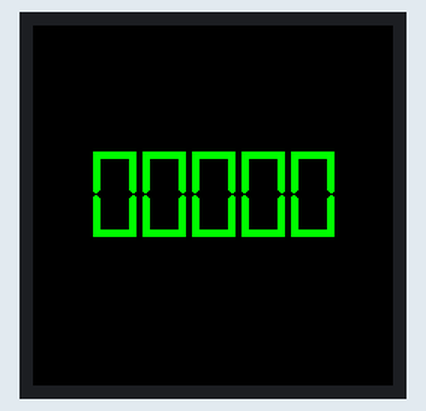
The program below on a simulated MicroPython board. Parts: 240×240 colour display. At 25.3 s the program stops and its outputs stay as they are.

Above: at 0.5 s.
At 1.5 s:
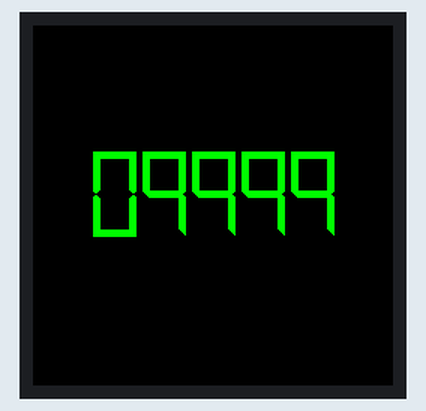
At 2.5 s:
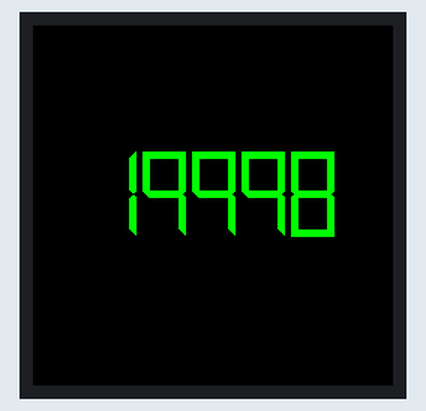
At 5.6 s:
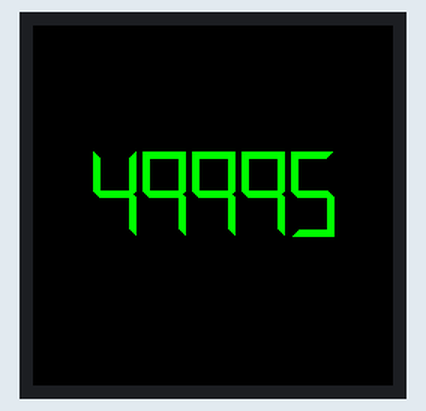
At 10.6 s:
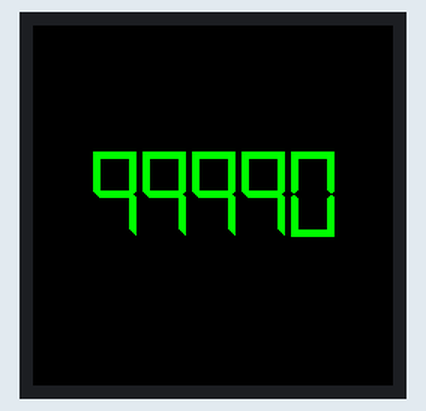
At 25.4 s:
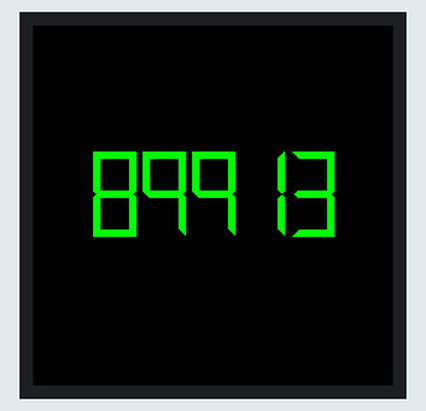

The program:

7SegmentFont.py
```python
'''
This is a demonstration program showing the implimentation of a
'7 Segment Font' to display a 6 digit number quickly on the
Waveshare 1.28" round LCD display with an SPI interface.

The best performance I found is with a driver (embeded in a custom
UF2 file) that was written in C.  This driver performs substantially
quicker than the standard offerings I found at Waveshare.  This is
a link to the Git page where I found it.  Also lots of other
good information there too.
https://github.com/russhughes/gc9a01_mpy

BLACK = const(0x0000)
BLUE = const(0x001F)
RED = const(0xF800)
GREEN = const(0x07E0)
CYAN = const(0x07FF)
MAGENTA = const(0xF81F)
YELLOW = const(0xFFE0)
WHITE = const(0xFFFF)
'''
from machine import Pin, SPI      #need pins and the SPI library
import gc9a01                     #load the embeded library that is in the UF2 file
from time import sleep            # used to slow things down a bit

spi = SPI(0, baudrate=60000000, sck=Pin(2), mosi=Pin(3)) #Configure and startup SPI interface
tft = gc9a01.GC9A01(
    spi,
    240,
    240,
    reset=Pin(26, Pin.OUT),
    cs=Pin(13, Pin.OUT),
    dc=Pin(21, Pin.OUT),
    backlight=Pin(14, Pin.OUT),
    rotation=0)
tft.init()

def Plot_Digit_At(X,Y,scale,Segments):
    Outline = gc9a01.GREEN            # Characters are 28 pixels wide by 56 pixels tall with scale of 1
    Core    = gc9a01.GREEN            # For each segment, set color based on ON or OFF
    if Segments[0] == 1:              # If segement is displayed it is ON so set to display color
        OutLineColor = Outline
        DigitColor   = Core
    elif Segments[0] == 0:           # If segment is not displayed, it is OFF so set to background color
        OutLineColor = gc9a01.BLACK
        DigitColor   = gc9a01.BLACK
    #Plot the lines that make up the segment
    x1 = 0 + X; y1 = -56 + Y; x2 = 28 + X; y2 = -56 + Y; tft.line(x1,y1,x2,y2,(OutLineColor))
    x1 = 1 + X; y1 = -55 + Y; x2 = 27 + X; y2 = -55 + Y; tft.line(x1,y1,x2,y2,(DigitColor))
    x1 = 2 + X; y1 = -54 + Y; x2 = 26 + X; y2 = -54 + Y; tft.line(x1,y1,x2,y2,(DigitColor))
    x1 = 3 + X; y1 = -53 + Y; x2 = 25 + X; y2 = -53 + Y; tft.line(x1,y1,x2,y2,(DigitColor))
    x1 = 4 + X; y1 = -52 + Y; x2 = 24 + X; y2 = -52 + Y; tft.line(x1,y1,x2,y2,(OutLineColor))
    if Segments[1] == 1:
        OutLineColor = Outline
        DigitColor   = Core
    elif Segments[1] == 0:
        OutLineColor = gc9a01.BLACK
        DigitColor   = gc9a01.BLACK
    x1 = 28 + X; y1 = -30 + Y; x2 = 28 + X; y2 = -56 + Y; tft.line(x1,y1,x2,y2,(OutLineColor))
    x1 = 27 + X; y1 = -29 + Y; x2 = 27 + X; y2 = -55 + Y; tft.line(x1,y1,x2,y2,(DigitColor))
    x1 = 26 + X; y1 = -28 + Y; x2 = 26 + X; y2 = -54 + Y; tft.line(x1,y1,x2,y2,(DigitColor))
    x1 = 25 + X; y1 = -29 + Y; x2 = 25 + X; y2 = -53 + Y; tft.line(x1,y1,x2,y2,(DigitColor))
    x1 = 24 + X; y1 = -30 + Y; x2 = 24 + X; y2 = -52 + Y; tft.line(x1,y1,x2,y2,(OutLineColor))
    if Segments[2] == 1:
        OutLineColor = Outline
        DigitColor   = Core
    elif Segments[2] == 0:
        OutLineColor = gc9a01.BLACK
        DigitColor   = gc9a01.BLACK
    x1 = 28 + X; y1 = -26 + Y; x2 = 28 + X; y2 = -0 + Y; tft.line(x1,y1,x2,y2,(OutLineColor))
    x1 = 27 + X; y1 = -27 + Y; x2 = 27 + X; y2 = -1 + Y; tft.line(x1,y1,x2,y2,(DigitColor))
    x1 = 26 + X; y1 = -28 + Y; x2 = 26 + X; y2 = -2 + Y; tft.line(x1,y1,x2,y2,(DigitColor))
    x1 = 25 + X; y1 = -27 + Y; x2 = 25 + X; y2 = -3 + Y; tft.line(x1,y1,x2,y2,(DigitColor))
    x1 = 24 + X; y1 = -26 + Y; x2 = 24 + X; y2 = -4 + Y; tft.line(x1,y1,x2,y2,(OutLineColor))
    if Segments[3] == 1:
        OutLineColor = Outline
        DigitColor   = Core
    elif Segments[3] == 0:
        OutLineColor = gc9a01.BLACK
        DigitColor   = gc9a01.BLACK
    x1 = 0 + X; y1 = -0 + Y; x2 = 28 + X; y2 = -0 + Y; tft.line(x1,y1,x2,y2,(OutLineColor))
    x1 = 1 + X; y1 = -1 + Y; x2 = 27 + X; y2 = -1 + Y; tft.line(x1,y1,x2,y2,(DigitColor))
    x1 = 2 + X; y1 = -2 + Y; x2 = 26 + X; y2 = -2 + Y; tft.line(x1,y1,x2,y2,(DigitColor))
    x1 = 3 + X; y1 = -3 + Y; x2 = 25 + X; y2 = -3 + Y; tft.line(x1,y1,x2,y2,(DigitColor))
    x1 = 4 + X; y1 = -4 + Y; x2 = 24 + X; y2 = -4 + Y; tft.line(x1,y1,x2,y2,(OutLineColor))
    if Segments[4] == 1:
        OutLineColor = Outline
        DigitColor   = Core
    elif Segments[4] == 0:
        OutLineColor = gc9a01.BLACK
        DigitColor   = gc9a01.BLACK
    x1 = 0 + X; y1 = -0 + Y; x2 = 0 + X; y2 = -26 + Y; tft.line(x1,y1,x2,y2,(OutLineColor))
    x1 = 1 + X; y1 = -1 + Y; x2 = 1 + X; y2 = -27 + Y; tft.line(x1,y1,x2,y2,(DigitColor))
    x1 = 2 + X; y1 = -2 + Y; x2 = 2 + X; y2 = -28 + Y; tft.line(x1,y1,x2,y2,(DigitColor))
    x1 = 3 + X; y1 = -3 + Y; x2 = 3 + X; y2 = -27 + Y; tft.line(x1,y1,x2,y2,(DigitColor))
    x1 = 4 + X; y1 = -4 + Y; x2 = 4 + X; y2 = -26 + Y; tft.line(x1,y1,x2,y2,(OutLineColor))
    if Segments[5] == 1:
        OutLineColor = Outline
        DigitColor   = Core
    elif Segments[5] == 0:
        OutLineColor = gc9a01.BLACK
        DigitColor   = gc9a01.BLACK
    x1 = 0 + X; y1 = -30 + Y; x2 = 0 + X; y2 = -56 + Y; tft.line(x1,y1,x2,y2,(OutLineColor))
    x1 = 1 + X; y1 = -29 + Y; x2 = 1 + X; y2 = -55 + Y; tft.line(x1,y1,x2,y2,(DigitColor))
    x1 = 2 + X; y1 = -28 + Y; x2 = 2 + X; y2 = -54 + Y; tft.line(x1,y1,x2,y2,(DigitColor))
    x1 = 3 + X; y1 = -29 + Y; x2 = 3 + X; y2 = -53 + Y; tft.line(x1,y1,x2,y2,(DigitColor))
    x1 = 4 + X; y1 = -30 + Y; x2 = 4 + X; y2 = -52 + Y; tft.line(x1,y1,x2,y2,(OutLineColor))
    if Segments[6] == 1:
        OutLineColor = Outline
        DigitColor   = Core
    elif Segments[6] == 0:
        OutLineColor = gc9a01.BLACK
        DigitColor   = gc9a01.BLACK
    x1 = 4 + X; y1 = -26 + Y; x2 = 24 + X; y2 = -26 + Y; tft.line(x1,y1,x2,y2,(OutLineColor))
    x1 = 3 + X; y1 = -27 + Y; x2 = 25 + X; y2 = -27 + Y; tft.line(x1,y1,x2,y2,(DigitColor))
    x1 = 2 + X; y1 = -28 + Y; x2 = 26 + X; y2 = -28 + Y; tft.line(x1,y1,x2,y2,(DigitColor))
    x1 = 3 + X; y1 = -29 + Y; x2 = 25 + X; y2 = -29 + Y; tft.line(x1,y1,x2,y2,(DigitColor))
    x1 = 4 + X; y1 = -30 + Y; x2 = 24 + X; y2 = -30 + Y; tft.line(x1,y1,x2,y2,(OutLineColor))

def Show_Digit(X, Y, S, Digit):                #Digit is 0~9
    if Digit == "0":                           #Based on what the digit is
        Segments = [1, 1, 1, 1, 1, 1, 0]       #create a list of "segments" to display
    elif Digit == "1":
        Segments = [0, 1, 1, 0, 0, 0, 0]
    elif Digit == "2":
        Segments = [1, 1, 0, 1, 1, 0, 1]
    elif Digit == "3":
        Segments = [1, 1, 1, 1, 0, 0, 1]
    elif Digit == "4":
        Segments = [0, 1, 1, 0, 0, 1, 1]
    elif Digit == "5":
        Segments = [1, 0, 1, 1, 0, 1, 1]
    elif Digit == "6":
        Segments = [1, 0, 1, 1, 1, 1, 1]
    elif Digit == "7":
        Segments = [1, 1, 1, 0, 0, 0, 0]
    elif Digit == "8":
        Segments = [1, 1, 1, 1, 1, 1, 1]
    elif Digit == "9":
        Segments = [1, 1, 1, 0, 0, 1, 1]
    Plot_Digit_At(X, Y, S, Segments)      #Call the function to plot the 7 segment digit

def Display_Value_At(X, Y, S, Char_Space, Value):
    Char_String = str(Value)                                           #Convert data to string format
    Char_String = "00000" + Char_String                                #Pad the string with leading zeros
    Char_String = Char_String[(len(Char_String)-5):len(Char_String)]   #Truncate at 6 digits
    No_Digits = len(Char_String)
    Total_Width = ((No_Digits * 28) + (Char_Space * (No_Digits - 1)))  #compute width in pixels
    Char_No = 0                                                        #start with Character #0
    while (Char_No >= 0) and (Char_No <= (No_Digits-1)):               #Stp through each character in the string
        Digit = Char_String[Char_No]                                   #Extract the DIGIT to be shown
        Char_No += 1                                                   #Increment counter
        Show_Digit(X, Y, S, Digit)                                     #call function to show digit
        X = X + 28 + Char_Space                                        #Shift over the X position of the char


tft.fill(gc9a01.BLACK)             #Clear screen
RPM = 00000                        #Preset a value for RPM
Display_Value_At(40,140,1,5,RPM)   #Call function to show RPM in new font

RPM = 0
while RPM < 100001:
    Display_Value_At(40,140,1,5,RPM)
    RPM += 9999
    sleep(1)

RPM = 0
while RPM < 90000:
    Display_Value_At(40,140,1,5,RPM)
    RPM += 123
```

Measured:
- what the display in image 0 shows lasts 1.0 s, from 0.4 s to 1.4 s
